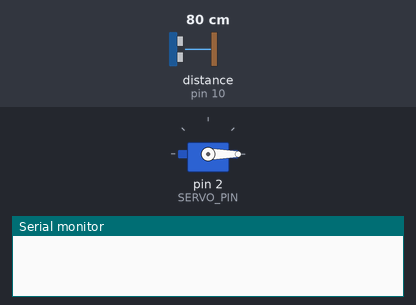
This sketch was run on a simulated Arduino Uno, built with avr-gcc and run on an emulated ATmega328P. On the bench: servo, the last lines printed to the serial monitor. Wiring (inferred from the names in the program): ultrasonic range finder: trigger pin 9; echo pin 10. The test bench sets the inputs (shaded band); at power-on: distance to the obstacle (sensor on pin 10) 80 cm. The echo pulse lasts 58.3 µs per cm.

Above: at 0.1 s.
At 4.9 s:
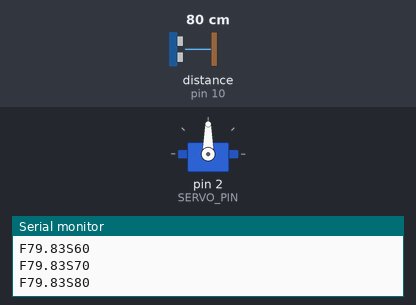
5.0 s: distance to the obstacle (sensor on pin 10) set to 250 cm
At 5.9 s:
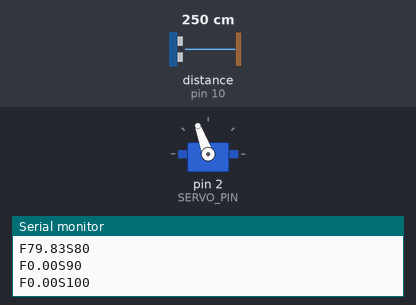
Timing chart, 0 to 17.2 s (numbered marks = the images above; inputs shaded):
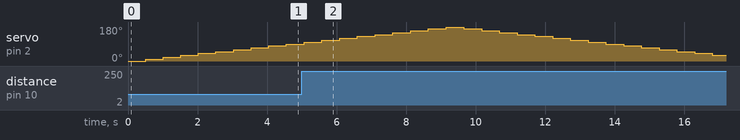

Measured:
- by itself, servo on pin 2 (SERVO_PIN): rises from 90° to 180° in 4.1 s, then falls to 30° in 7.7 s

The sketch:

singleSensorTrial.ino
```cpp
#include <Servo.h>

static Servo sensorServo;

#define SERVO_UPPER_LIMIT  (180) // Degrees
#define SERVO_STEP         (10)  // Degrees

// Speed of sound in dry air: 343m/s
//  1 / 0.0343 = 29.1
#define SPEED_OF_SOUND_INV (29.1)

#define TRIGGER_PIN (9)
#define ECHO_PIN    (10)
#define SERVO_PIN   (2)

void setup()
{
  Serial.begin(115200);

  sensorServo.attach(SERVO_PIN);
  sensorServo.write(0);

  pinMode(TRIGGER_PIN, OUTPUT);
  pinMode(ECHO_PIN, INPUT);
}

void loop()
{
  for (int angle = 0; angle < SERVO_UPPER_LIMIT; angle += SERVO_STEP)
    measure(angle);

  for (int angle = SERVO_UPPER_LIMIT; angle > 0; angle -= SERVO_STEP)
	  measure(angle);
}


void measure (int angle)
{
  sensorServo.write(angle);

  delay(500);

  // ensure trigger pin is low
  digitalWrite(TRIGGER_PIN, LOW); //do the pulse
  delayMicroseconds(2);

  // do the actual pulse
  digitalWrite(TRIGGER_PIN, HIGH);
  delayMicroseconds(10);

  // reset it again to low.
  digitalWrite(TRIGGER_PIN, LOW);

  // time for the pulse to echo
  const long duration = pulseIn(ECHO_PIN, HIGH, 10000);

  // convert to cm
  const float distanceCm = (duration / SPEED_OF_SOUND_INV) / 2;

  Serial.print("F");
  Serial.print(distanceCm);
  Serial.print("S");
  Serial.print(angle);
  Serial.println();
}
```
